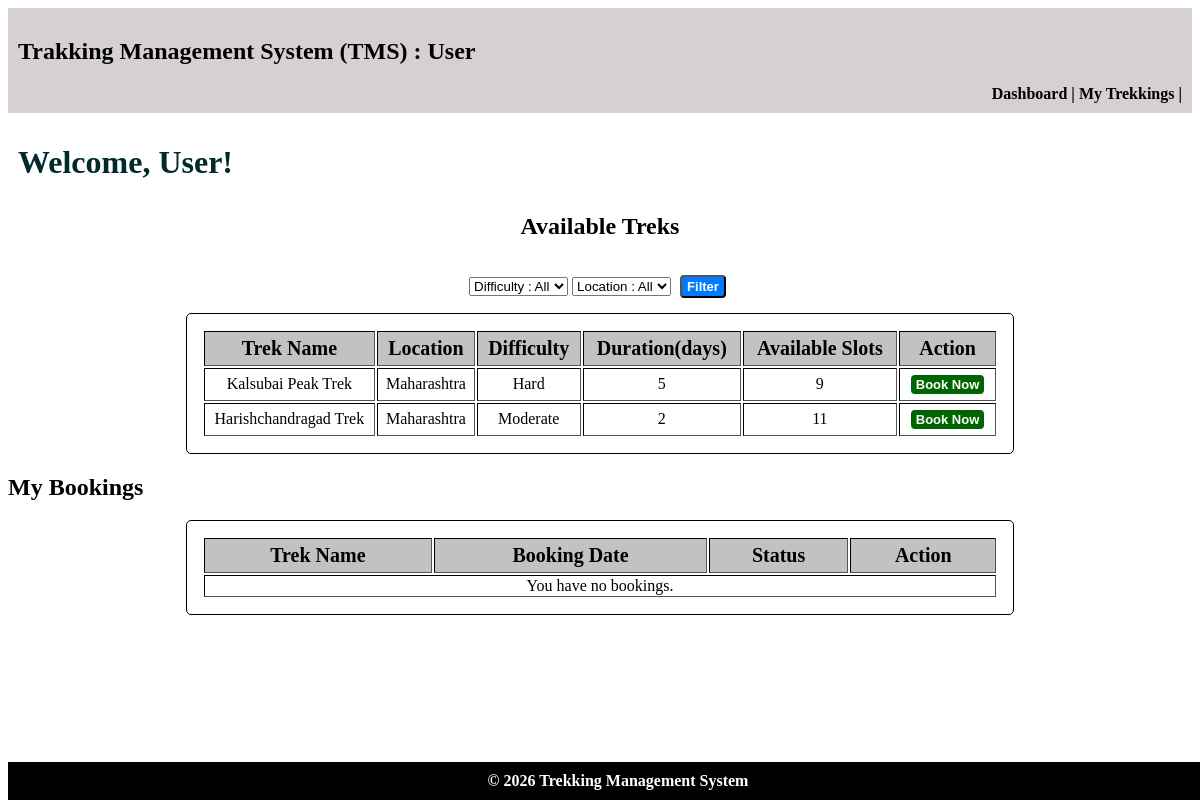
The page /user/3 on the database its author committed.
### models.py (models this page shows)
class Treks(db.Model):
    __tablename__ = "treks"
    trek_id = db.Column(db.Integer,primary_key=True)
    trek_name = db.Column(db.String, nullable=False)
    location = db.Column(db.String, nullable=False)
    duration_days = db.Column(db.Integer,nullable=False)
    total_slots = db.Column(db.Integer,nullable=False)
    avail_slots = db.Column(db.Integer,nullable=False)
    staff_id = db.Column(db.Integer,db.ForeignKey("staff_profiles.staff_id"),nullable=True)
    difficulty = db.Column(db.Integer,nullable=False, default=0)    # 0 = Easy, 1 = Moderate, 2 = Hard
    trek_status = db.Column(db.Integer,nullable=False,default=0)    # 0 = Pending, 1 = Approved, 2 = Open, 3 = Closed, 4 = Completed
    start_date = db.Column(db.Date,nullable=False)
    end_date = db.Column(db.Date, nullable=False)
    description = db.Column(db.String,nullable=False)
    bookings = db.relationship(
        "Bookings",
        cascade="all, delete",
        backref="treks"
    )

### controller.py (the view, shortened to what this page needs)
@app.route("/user/<int:user_id>")
def user_dashboard(user_id):
    user = db.session.query(Users).filter(Users.id == user_id).first()
    if not user:
        return "User not found."
    trekker = db.session.query(Trekker_Profiles).filter(Trekker_Profiles.trekker_id == user_id).first()
    if not trekker:
        return "Trekker profile not found."
    filter_diff = request.args.get("filter_diff", "All")
    filter_loc = request.args.get("filter_loc", "All")
    query = db.session.query(Treks).filter(Treks.trek_status == 2,Treks.avail_slots > 0)
    if filter_loc != "All":
        query = query.filter(Treks.location == filter_loc)
    available_treks =query.order_by(Treks.start_date.asc()).all()
    my_bookings = db.session.query(Bookings).filter(
        Bookings.trekker_id == trekker.trekker_id).order_by(Bookings.booking_date.desc()).all()
    locations = db.session.query(Treks.location).filter(Treks.trek_status == 2,Treks.avail_slots > 0).distinct().all()
    locations = [location[0] for location in locations]
    return render_template("user_dashboard.html",user=user,
                           user_id=user_id,
                           trekker=trekker,available_treks=available_treks,
                           my_bookings=my_bookings,
                            filter_diff=filter_diff,
                            filter_loc=filter_loc,
                            locations=locations)

### templates/user_dashboard.html (shortened to what this page needs)
<!DOCTYPE html>
<html lang="en">
<head>
    <link rel="stylesheet" href="/static/main.css">
</head>
<body>
    <header>
        <h2>Trakking Management System (TMS) : User</h2>
        <nav>
            <a href="{{ url_for('user_dashboard', user_id=user_id) }}"> Dashboard </a>|
            <a href="{{ url_for('user_history', user_id=user_id) }}"> My Trekkings </a>|
        </nav>
    </header>
    <main>
        <h1>Welcome, User!</h1>
        <h2 style="text-align: center;">Available Treks</h2>
        <div class="center">
            <form method="GET" action="{{ url_for('user_dashboard', user_id=user_id) }}">
            <select name="filter_diff">
                <option value="All" {% if filter_diff == "All" %}selected{% endif %}>Difficulty : All</option>
            </select>
            <select name="filter_loc">
                <option value="All" {% if filter_loc == "All" %}selected{% endif %}>Location : All</option>
            </select>
            <button type="submit" class="btn-link">Filter</button>
        </form>
        </div>
        <table class="normal" border="1">
            <tr><th>Trek Name</th> <th>Location</th>   <th>Difficulty</th>   <th>Duration(days)</th>   <th>Available Slots</th> <th>Action</th></tr>
            {% for trek in available_treks %}
            <tr>
                <td>{{ trek.trek_name }}</td>
                <td>{{ trek.location }}</td>
                <td>
                    {% if trek.difficulty == 0 %}
                        Easy
                    {% elif trek.difficulty == 1 %}
                        Moderate
                    {% elif trek.difficulty == 2 %}
                        Hard
                    {% endif %}
                </td>
                <td>{{ trek.duration_days }}</td>
                <td>{{ trek.avail_slots }}</td>
                <td><a href="{{ url_for('user_book',user_id=user_id,trek_id=trek.trek_id) }}" class="btn-link btn-done">Book Now</a></td>
            </tr>
            {% else %}
            <tr><td colspan="6">No treks are currently available for booking.</td></tr>
            {% endfor %}
        </table>
        <h2>My Bookings</h2>
        <table class="normal" border="1">
            <tr><th>Trek Name</th> <th>Booking Date</th>   <th>Status</th>      <th>Action</th></tr>
            {% for booking in my_bookings %}
            <tr><td>{{ booking.treks.trek_name }}</td>
                <td>{{ booking.booking_date.strftime('%d-%m-%Y') }}</td>
                <td>
                    {% if booking.booking_status == 0 %}
                        Booked
                    {% elif booking.booking_status == 1 %}
                        Cancelled
                    {% elif booking.booking_status == 2 %}
                        Completed
                    {% endif %}
                </td>
                <td><a href="{{ url_for('user_book',user_id=user_id,trek_id=booking.trek_id) }}" class="btn-link">View Detatils</a></td>
            </tr>
            {% else %}
            <tr><td colspan="4">You have no bookings.</td></tr>
            {% endfor %}
        </table>
    </main>
    <footer>© 2026 Trekking Management System</footer>
</body>
</html>

### static/main.css (style rules this page uses)
body { padding-bottom: 50px; }
footer { background:black; color:white; text-align:center; font-weight:bold; padding:10px; bottom: 0; position: fixed; width: 100%; }
.center { margin: auto; text-align: center; padding: 10px; }
header { background:rgb(214, 208, 208); text-align: justify; padding:10px; }
table th { background: rgb(196, 193, 193); font-size: 20px; padding: 5px; }
.normal { text-align: center; padding: 15px; margin:auto; width:70%; border: 1px solid black; border-radius: 5px; }
nav { text-align: right; font-weight: bold; }
nav a { color: black; text-decoration: none; }
h1 { padding: 10px; color: rgb(1, 42, 45); }
.btn-link { display: inline-block; padding: 2px 5px; text-decoration: none; font-family: sans-serif; font-weight: bold; font-size: small; background-color: #007bff; color: #ffffff; border-radius: 4px; transition: background-color 0.2s ease; cursor: pointer; margin: 5px; }
.btn-done { background-color: darkgreen; color: #ffffff; border-radius: 4px; }

### rows shown on the page
Treks: trek_name "Kalsubai Peak Trek", location "Maharashtra", difficulty "Hard", duration_days "5", avail_slots "9"
Treks: trek_name "Harishchandragad Trek", location "Maharashtra", difficulty "Moderate", duration_days "2", avail_slots "11"
